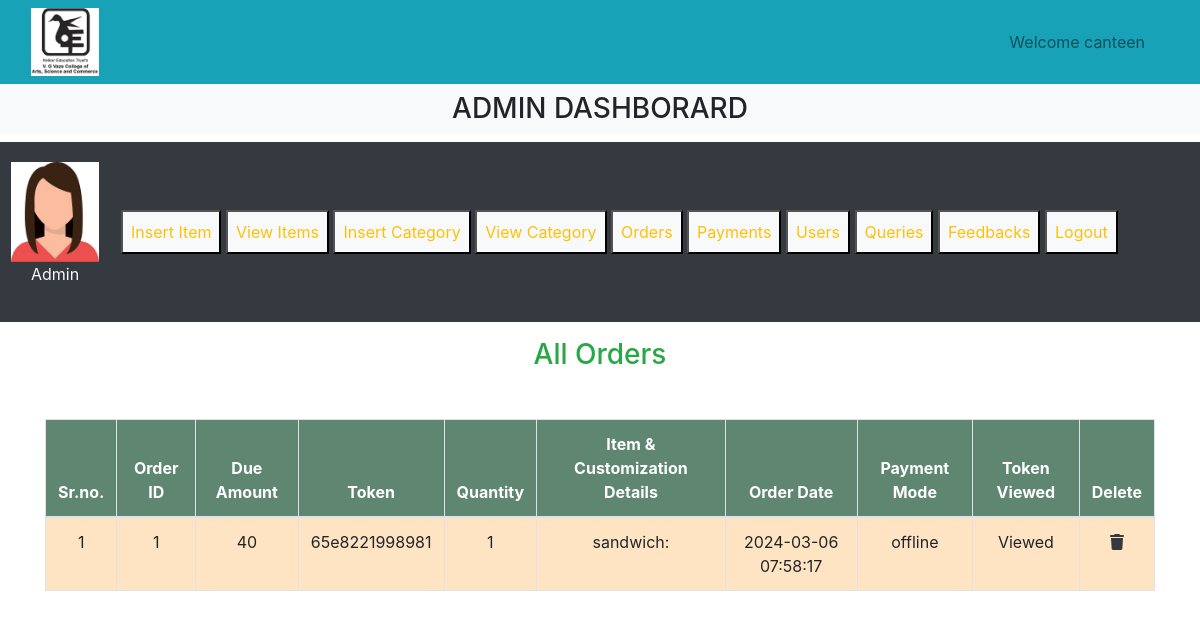
The app's page /canteen/admin/admin_panel.php?list_orders (signed in) with its own data.
### tables this page shows
CREATE TABLE `user_orders` (
  `order_id` int(11) NOT NULL,
  `user_id` int(11) NOT NULL,
  `amount_due` int(255) NOT NULL,
  `order_token` varchar(255) NOT NULL,
  `product_titles` varchar(255) NOT NULL,
  `total_products` int(255) NOT NULL,
  `quantity` int(255) NOT NULL,
  `customization_description` text NOT NULL,
  `order_date` timestamp NOT NULL DEFAULT current_timestamp() ON UPDATE current_timestamp(),
  `order_status` varchar(255) NOT NULL,
  `token_viewed` int(11) NOT NULL
);

CREATE TABLE `user_payments` (
  `payment_id` int(11) NOT NULL,
  `name` varchar(255) NOT NULL,
  `order_id` int(11) NOT NULL,
  `invoice_number` int(11) NOT NULL,
  `amount` int(11) NOT NULL,
  `payment_status` varchar(255) NOT NULL,
  `payment_mode` varchar(255) NOT NULL,
  `date` timestamp NOT NULL DEFAULT current_timestamp() ON UPDATE current_timestamp()
);

### canteen/admin/list_orders.php (the view, shortened to what this page needs)
<?php
include('../includes/connect.php');
$get_orders = "SELECT uo.*, up.payment_mode
                FROM `user_orders` uo
                LEFT JOIN `user_payments` up ON uo.order_id = up.order_id";
$result = mysqli_query($con, $get_orders);
$row_count = mysqli_num_rows($result);
?>
<!DOCTYPE html>
<html lang="en">
<head>
</head>
<body>
    <h3 class="text-success text-center">All Orders</h3>
    <table class="table table-bordered mt-5">
        <thead>
            <tr class='bg-secondary text-light text-center'>
                <th>Sr.no.</th>
                <th>Order ID</th>
                <th>Due Amount</th>
                <th>Token</th>
                <th>Quantity</th>
                <th>Item & Customization Details</th>
                <th>Order Date</th>
                <th>Payment Mode</th>
                <th>Token Viewed</th>
                <th>Delete</th>
            </tr>
        </thead>
        <tbody class='text-center'>
            <?php
            if ($row_count == 0) {
                echo "<h2 class='text-danger text-center mt-5'>No orders yet!</h2>";
            } else {
                $number = 0;
                while ($row_data = mysqli_fetch_array($result)) {
                    $order_id = $row_data['order_id'];
                    $amount_due = $row_data['amount_due'];
                    $token = $row_data['order_token'];
                    $quantity = $row_data['quantity'];
                    $customization_description = $row_data['customization_description'];
                    $order_date = $row_data['order_date'];
                    $payment_mode = $row_data['payment_mode'];
                    $token_viewed = $row_data['token_viewed'];
                    $number++;
            ?>
                    <tr>
                        <td><?php echo $number; ?></td>
                        <td><?php echo $order_id; ?></td>
                        <td><?php echo $amount_due; ?></td>
                        <td><?php echo $token; ?></td>
                        <td><?php echo $quantity; ?></td>
                        <td><?php echo $customization_description; ?></td>
                        <td><?php echo $order_date; ?></td>
                        <td><?php echo $payment_mode; ?></td>
                        <td><?php echo $token_viewed ? 'Viewed' : 'Not Viewed'; ?></td>
                        <td><a href="admin_panel.php?delete_order=<?php echo $order_id ?>" type="button" class="text-dark" data-toggle="modal" data-target="#exampleModalLong"><i class="fa-solid fa-trash"></i></a></td>
                    </tr>
            <?php
                }
            }
            ?>
        </tbody>
    </table>
</body>
</html>

### canteen/style.css (style rules this page uses)
* { margin: 0; padding: 0; box-sizing: border-box; }

### canteen/admin/admin_panel.php (style rules this page uses)
body { overflow-x: hidden; }

### canteen/admin/list_orders.php (style rules this page uses)
th { background: #5F8670; color: white; }
tbody { background-color: bisque; }

### records on screen
user_orders: order_id "1", amount_due "40", order_token "65e8221998981", quantity "1", customization_description "sandwich:", order_date "2024-03-06 07:58:17", user_payments.payment_mode "offline", token_viewed "Viewed"

### other values on screen
$_SESSION['canteen'] "canteen"
